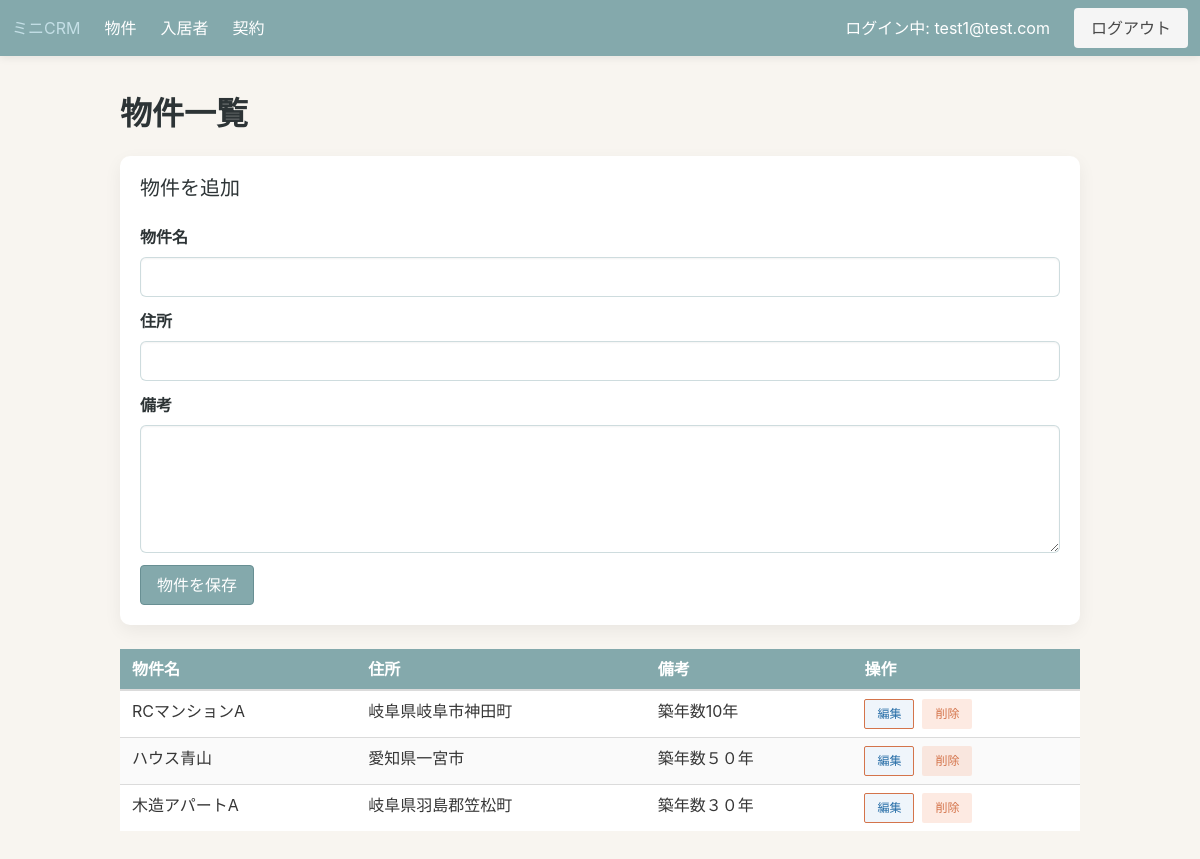
Page /properties (signed in) on the earlier database version.
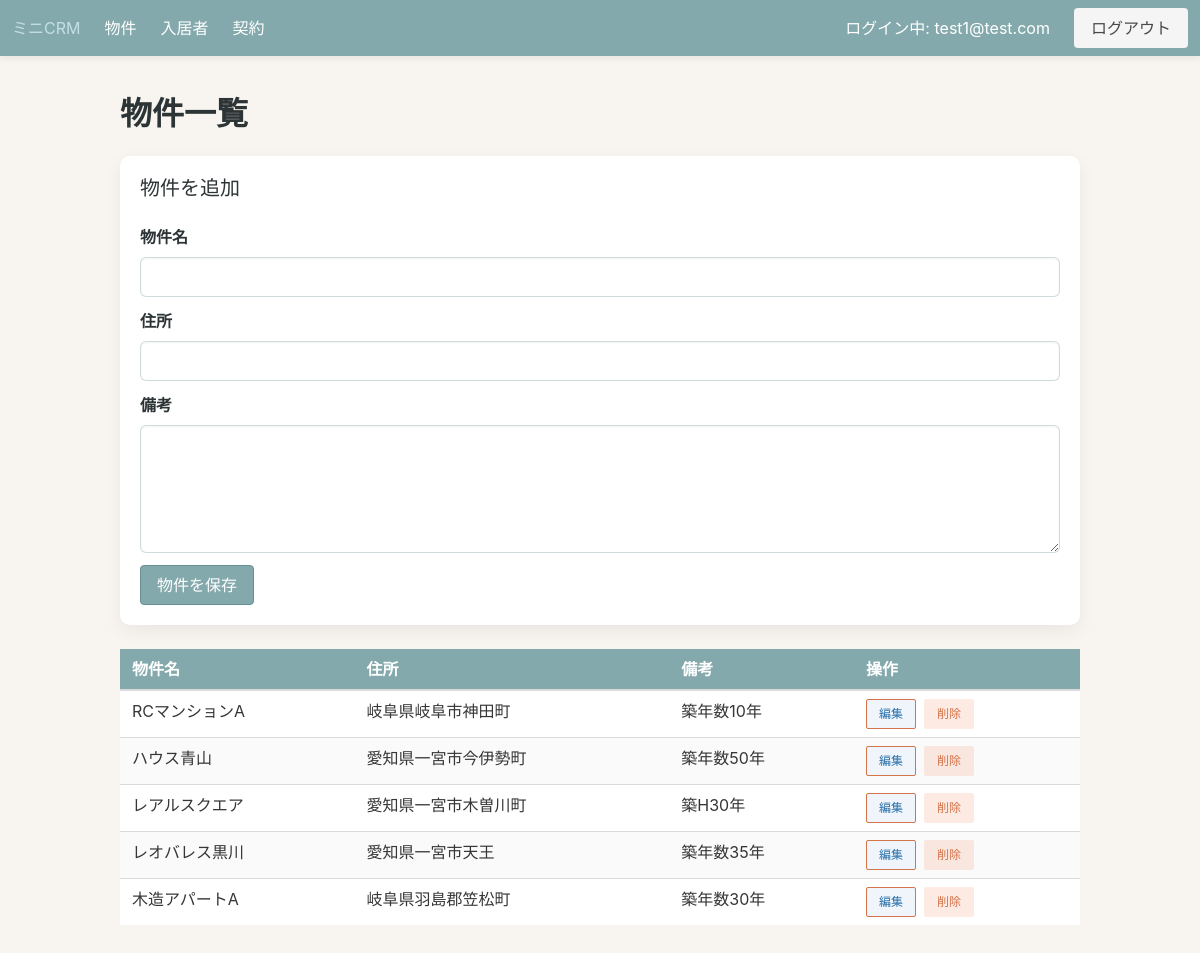
Same page on the later database version.
### app/models.py (models this page shows, shortened)
class TimestampMixin:
    created_at = db.Column(db.DateTime, server_default=db.func.now())
    updated_at = db.Column(
        db.DateTime,
        server_default=db.func.now(),
        onupdate=db.func.now(),
    )

class User(UserMixin, TimestampMixin, db.Model):
    id = db.Column(db.Integer, primary_key=True)
    email = db.Column(db.String(255), unique=True, nullable=False, index=True)
    password_hash = db.Column(db.String(255), nullable=False)
    role = db.Column(db.String(50), default="member", nullable=False)

class Property(TimestampMixin, db.Model):
    id = db.Column(db.Integer, primary_key=True)
    name = db.Column(db.String(120), nullable=False)
    address = db.Column(db.String(255), nullable=False)
    note = db.Column(db.Text, nullable=True)
    leases = db.relationship("Lease", back_populates="property", cascade="all, delete-orphan")
    tenants = db.relationship("Tenant", back_populates="property", cascade="all, delete-orphan")

### app/blueprints/core/routes.py (the view, shortened to what this page needs)
@core_bp.route("/properties", methods=["GET", "POST"])
@login_required
def properties():
    form = PropertyForm()
    delete_form = DeletePropertyForm()
    edit_property_id = request.args.get("property_id", type=int)
    editing_property = None
    form.submit.label.text = "物件を更新" if editing_property else "物件を保存"
    properties_list = Property.query.order_by(Property.name).all()
    delete_forms = {}
    for property_obj in properties_list:
        instance = DeletePropertyForm()
        instance.property_id.data = property_obj.id
        delete_forms[property_obj.id] = instance
    return render_template(
        "core/properties_list.html",
        properties=properties_list,
        form=form,
        delete_forms=delete_forms,
        editing_property=editing_property,
    )

### app/blueprints/core/forms.py
class PropertyForm(FlaskForm):
    property_id = HiddenField(validators=[Optional()])
    name = StringField("物件名", validators=[DataRequired()])
    address = StringField("住所", validators=[DataRequired()])
    note = TextAreaField("備考", validators=[Optional()])
    submit = SubmitField("物件を保存")

class DeletePropertyForm(FlaskForm):
    property_id = HiddenField(validators=[DataRequired()])
    submit = SubmitField("削除")

### app/templates/core/properties_list.html (shortened to what this page needs)
{% extends "base.html" %}
{% block content %}
  <h1 class="title">物件一覧</h1>
  {% include "core/property_form.html" %}
  <table class="table is-fullwidth is-striped">
    <thead>
      <tr>
        <th>物件名</th>
        <th>住所</th>
        <th>備考</th>
        <th>操作</th>
      </tr>
    </thead>
    <tbody>
      {% for property in properties %}
        <tr {% if editing_property and property.id == editing_property.id %}class="has-background-warning-light"{% endif %}>
          <td>{{ property.name }}</td>
          <td>{{ property.address }}</td>
          <td>{{ property.note or "-" }}</td>
          <td>
            <div class="buttons are-small">
              {% if editing_property and property.id == editing_property.id %}
                <span class="button is-static is-light">編集中</span>
              {% else %}
                <a
                  class="button is-info is-light"
                  href="{{ url_for('core.properties', property_id=property.id) }}"
                >編集</a>
              {% endif %}
              <form method="post">
                {{ delete_forms[property.id].submit(class="button is-danger is-light") }}
              </form>
            </div>
          </td>
        </tr>
      {% else %}
        <tr>
          <td colspan="4">物件がまだ登録されていません。</td>
        </tr>
      {% endfor %}
    </tbody>
  </table>
{% endblock %}

### app/templates/base.html (shortened to what this page needs)
<!doctype html>
<html lang="en">
  <head>
    <link
      rel="stylesheet"
      href="https://cdn.jsdelivr.net/npm/bulma@0.9.4/css/bulma.min.css"
    >
    <link rel="stylesheet" href="{{ url_for('static', filename='css/theme.css') }}">
  </head>
  <body>
    <nav class="navbar" role="navigation" aria-label="main navigation">
      <div class="navbar-brand">
        <a class="navbar-item" href="{{ url_for('core.index') }}">ミニCRM</a>
      </div>
      <div class="navbar-menu">
        <div class="navbar-start">
          <a class="navbar-item" href="{{ url_for('core.properties') }}">物件</a>
          <a class="navbar-item" href="{{ url_for('core.tenants') }}">入居者</a>
          <a class="navbar-item" href="{{ url_for('core.leases') }}">契約</a>
        </div>
        <div class="navbar-end">
          {% if current_user.is_authenticated %}
            <div class="navbar-item">ログイン中: {{ current_user.email }}</div>
            <div class="navbar-item">
              <a class="button is-light" href="{{ url_for('auth.logout') }}">ログアウト</a>
            </div>
          {% endif %}
        </div>
      </div>
    </nav>
    <section class="section">
      <div class="container">
        {% block content %}{% endblock %}
      </div>
    </section>
  </body>
</html>

### app/templates/core/property_form.html (shortened to what this page needs)
<div class="box">
  <h2 class="subtitle">{{ '物件を編集' if editing_property else '物件を追加' }}</h2>
  <form method="post">
    <div class="field">
      <label class="label">{{ form.name.label }}</label>
      <div class="control">
        {{ form.name(class="input") }}
      </div>
    </div>
    <div class="field">
      <label class="label">{{ form.address.label }}</label>
      <div class="control">
        {{ form.address(class="input") }}
      </div>
    </div>
    <div class="field">
      <label class="label">{{ form.note.label }}</label>
      <div class="control">
        {{ form.note(class="textarea") }}
      </div>
    </div>
    <div class="field">
      <div class="control">
        {{ form.submit(class="button is-primary") }}
      </div>
    </div>
  </form>
</div>

### app/static/css/theme.css (style rules this page uses)
:root { --crm-background: #f8f5f0; --crm-surface: #ffffff; --crm-text: #2d3436; --crm-muted: #6c7a89; --crm-primary: #84a9ac; --crm-primary-dark: #688f93; --crm-accent: #f08a5d; --crm-accent-dark: #d4744b; --crm-highlight: #c4dfe6; }
html, body { background-color: var(--crm-background); color: var(--crm-text); }
.navbar { background-color: var(--crm-primary); box-shadow: 0 2px 8px rgba(0, 0, 0, 0.08); }
.navbar .navbar-item, .navbar .navbar-link { color: var(--crm-surface); }
.box { background-color: var(--crm-surface); border-radius: 10px; box-shadow: 0 6px 18px rgba(0, 0, 0, 0.06); }
.table thead th { background-color: var(--crm-primary); color: var(--crm-surface); }
.table tbody tr:nth-child(even) { background-color: rgba(196, 223, 230, 0.35); }
.button.is-primary { background-color: var(--crm-primary); border-color: var(--crm-primary-dark); color: var(--crm-surface); }
.button.is-info { background-color: var(--crm-accent); border-color: var(--crm-accent-dark); color: var(--crm-surface); }
.button.is-danger.is-light { background-color: rgba(240, 138, 93, 0.18); color: var(--crm-accent-dark); }
.section { padding-top: 2.5rem; }
.title, .subtitle, label.label { color: var(--crm-text); }
input.input, textarea.textarea, select.select select { border-radius: 6px; border-color: rgba(132, 169, 172, 0.4); background: rgba(255, 255, 255, 0.96); }

Differences in the rows shown:
changed Property "ハウス青山": address "愛知県一宮市" → "愛知県一宮市今伊勢町"; note "築年数５０年" → "築年数50年"
added Property: name "レアルスクエア", address "愛知県一宮市木曽川町", note "築H30年"
added Property: name "レオバレス黒川", address "愛知県一宮市天王", note "築年数35年"
changed Property "木造アパートA": note "築年数３０年" → "築年数30年"
